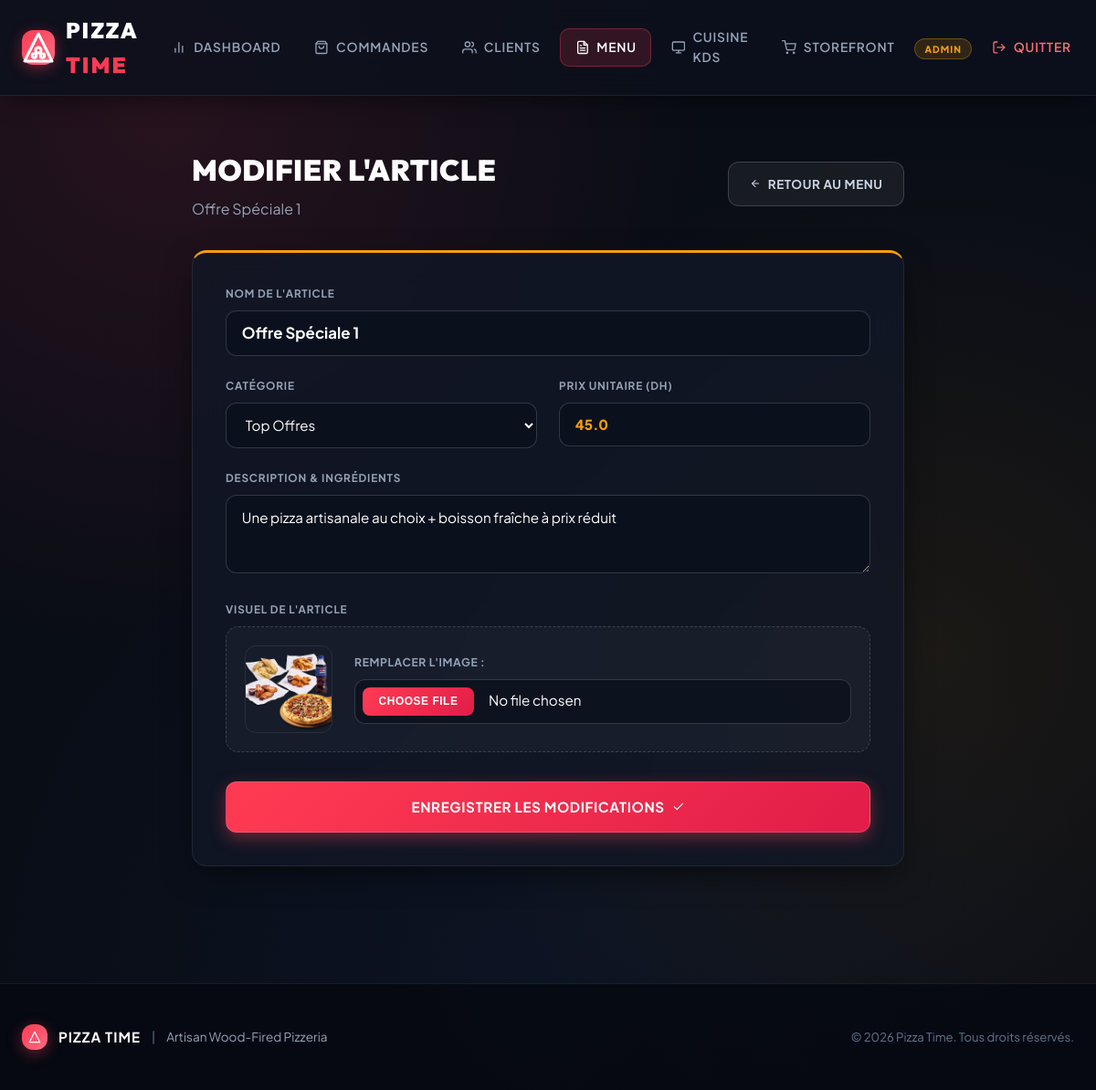
The page /admin/menu/edit/1 (signed in) on the database its author committed.
### models.py (models this page shows)
class Pizza(db.Model):
    id = db.Column(db.Integer, primary_key=True)
    name = db.Column(db.String(100), nullable=False)
    description = db.Column(db.Text)
    category = db.Column(db.String(50), default='Pizza')  # 'Top Offre', 'Pizza', 'Dessert', 'Boisson'
    photo_url = db.Column(db.String(200))
    base_price = db.Column(db.Float, nullable=False)
    is_available = db.Column(db.Boolean, default=True)
    order_items = db.relationship('OrderItem', backref='pizza', lazy=True)

### app.py (the view, shortened to what this page needs)
@app.route('/admin/menu/edit/<int:id>', methods=['GET', 'POST'])
@login_required
def admin_edit_menu(id):
    if current_user.role != 'admin':
        return "Accès refusé", 403
    pizza = db.get_or_404(Pizza, id)
    return render_template('admin/edit_menu.html', pizza=pizza)

### app.py (called while the page is built)
@login_manager.user_loader
def load_user(user_id):
    try:
        return db.session.get(User, int(user_id))
    except (ValueError, TypeError):
        return None

### templates/admin/edit_menu.html (shortened to what this page needs)
{% extends "base.html" %}
{% block content %}
<div class="edit-container" style="max-width: 780px; margin: 1.5rem auto;">
    <div style="display: flex; justify-content: space-between; align-items: center; margin-bottom: 2rem;">
        <div>
            <h1 style="margin: 0; text-align: left; font-size: 2rem; letter-spacing: 0.5px;">Modifier l'Article</h1>
            <p style="margin: 0.25rem 0 0; color: var(--text-muted);">{{ pizza.name }}</p>
        </div>
        <a href="{{ url_for('admin_menu') }}" class="btn btn-secondary">
            <svg class="icon icon-sm" viewBox="0 0 24 24"><line x1="19" y1="12" x2="5" y2="12"></line><polyline points="12 19 5 12 12 5"></polyline></svg>
            <span>Retour au Menu</span>
        </a>
    </div>
    <div class="card" style="border-top: 3px solid var(--accent-color); padding: 2.25rem;">
        <form method="POST" enctype="multipart/form-data" style="display: grid; grid-template-columns: 1fr 1fr; gap: 1.5rem;">
            <div class="form-group" style="grid-column: span 2; margin: 0;">
                <label>Nom de l'article</label>
                <input type="text" name="name" value="{{ pizza.name }}" required style="font-size: 1.05rem; font-weight: 700;">
            </div>
            <div class="form-group" style="margin: 0;">
                <label>Catégorie</label>
                <select name="category" required>
                    <option value="Top Offre" {% if pizza.category == 'Top Offre' %}selected{% endif %}>Top Offres</option>
                </select>
            </div>
            <div class="form-group" style="margin: 0;">
                <label>Prix unitaire (DH)</label>
                <input type="number" step="0.01" min="1" name="price" value="{{ pizza.base_price }}" required style="color: var(--accent-color); font-weight: 800;">
            </div>
            <div class="form-group" style="grid-column: span 2; margin: 0;">
                <label>Description & Ingrédients</label>
                <textarea name="description" rows="3">{{ pizza.description or '' }}</textarea>
            </div>
            <div class="form-group" style="grid-column: span 2; margin: 0;">
                <label>Visuel de l'article</label>
                <div style="display: flex; align-items: center; gap: 1.5rem; background: rgba(255,255,255,0.03); padding: 1.25rem; border-radius: 14px; border: 1px dashed var(--border-medium);">
                    {% if pizza.photo_url %}
                    <img src="{{ url_for('static', filename='img/' + pizza.photo_url) }}" alt="{{ pizza.name }}" style="width: 96px; height: 96px; object-fit: cover; border-radius: 12px; border: 1px solid var(--border-subtle);">
                    {% else %}
                    <div style="width: 96px; height: 96px; background: rgba(255,255,255,0.06); border-radius: 12px; display: flex; align-items: center; justify-content: center; color: var(--text-subtle);">
                        <svg class="icon icon-lg" viewBox="0 0 24 24"><polygon points="12 2 2 22 22 22 12 2"></polygon></svg>
                    </div>
                    {% endif %}
                    <div style="flex: 1;">
                        <p style="margin: 0 0 0.5rem; font-size: 0.76rem; color: var(--text-muted); font-weight: 700; text-transform: uppercase; letter-spacing: 0.6px;">Remplacer l'image :</p>
                        <input type="file" name="photo" accept="image/*">
                    </div>
                </div>
            </div>
            <div style="grid-column: span 2; margin-top: 0.5rem;">
                <button type="submit" style="width: 100%; padding: 1.1rem; font-size: 0.95rem;">
                    <span>Enregistrer les Modifications</span>
                    <svg class="icon icon-sm" viewBox="0 0 24 24"><polyline points="20 6 9 17 4 12"></polyline></svg>
                </button>
            </div>
        </form>
    </div>
</div>
{% endblock %}

### static/css/style.css (style rules this page uses)
:root { --primary-color: #ff3b53; --primary-hover: #ff1f3d; --primary-glow: rgba(255, 59, 83, 0.4); --secondary-color: #0f1523; --surface-card: rgba(18, 24, 38, 0.82); --surface-elevated: rgba(25, 33, 52, 0.94); --surface-glass: rgba(255, 255, 255, 0.04); --accent-color: #f59e0b; --accent-glow: rgba(245, 158, 11, 0.35); --bg-dark: #090d16; --border-subtle: rgba(255, 255, 255, 0.08); --border-medium: rgba(255, 255, 255, 0.16); --border-glow: rgba(255, 59, 83, 0.35); --text-main: #f8fafc; --text-light: #f8fafc; --text-muted: #94a3b8; --text-subtle: #64748b; --success: #10b981; --warning: #f59e0b; --danger: #ef4444; --info: #3b82f6; --shadow-sm: 0 4px 14px rgba(0, 0, 0, 0.35); --shadow-md: 0 12px 36px -8px rgba(0, 0, 0, 0.6); --shadow-lg: 0 24px 60px -12px rgba(0, 0, 0, 0.75); --shadow-glow: 0 0 25px rgba(255, 59, 83, 0.25); --radius-sm: 10px; --radius-md: 16px; --radius-lg: 24px; }
*, *::before, *::after { box-sizing: border-box; }
html { scroll-behavior: smooth; }
body { font-family: 'Plus Jakarta Sans', -apple-system, BlinkMacSystemFont, 'Segoe UI', Roboto, sans-serif; background-color: var(--bg-dark); background-image: radial-gradient(circle at 15% 10%, rgba(255, 59, 83, 0.12) 0%, transparent 40%), radial-gradient(circle at 85% 60%, rgba(245, 158, 11, 0.08) 0%, transparent 45%), radial-gradient(circle at 50% 90%, rgba(59, 130, 246, 0.06) 0%, transparent 50%), linear-gradient(180deg, rgba(9, 13, 22, 0.82) 0%, rgba(9, 13, 22, 0.94) 100%), url('../img/Backgound.png'); background-size: cover; background-attachment: fixed; background-position: center; color: var(--text-light); margin: 0; line-height: 1.6; min-height: 100vh; display: flex; flex-direction: column; overflow-x: hidden; }
.icon { display: inline-flex; align-items: center; justify-content: center; width: 1.15em; height: 1.15em; vertical-align: -0.15em; fill: none; stroke: currentColor; stroke-width: 2; stroke-linecap: round; stroke-linejoin: round; flex-shrink: 0; }
.icon-sm { width: 0.9em; height: 0.9em; }
h1, h2, h3, h4 { font-family: 'Outfit', sans-serif; letter-spacing: 0.5px; color: var(--text-light); margin-top: 0; }
h1 { font-size: clamp(2rem, 4vw, 3.2rem); text-align: center; margin: 1.5rem 0 1.25rem; color: #ffffff; text-transform: uppercase; font-weight: 900; letter-spacing: 2px; }
.card, .form-container { background: var(--surface-card); backdrop-filter: blur(20px); -webkit-backdrop-filter: blur(20px); color: var(--text-light); padding: 1.75rem; border-radius: var(--radius-md); box-shadow: var(--shadow-md); border: 1px solid var(--border-subtle); transition: transform 0.26s ease, border-color 0.26s ease, box-shadow 0.26s ease; }
.form-group { margin-bottom: 1.35rem; }
.form-group label { display: block; margin-bottom: 0.5rem; font-weight: 700; text-transform: uppercase; letter-spacing: 0.8px; font-size: 0.74rem; color: #94a3b8; }
.form-group input, .form-group textarea, .form-group select, .search-input { width: 100%; padding: 0.85rem 1.05rem; background: rgba(12, 17, 29, 0.8); border: 1px solid var(--border-medium); border-radius: 12px; color: #ffffff; font-family: inherit; font-size: 0.95rem; transition: border-color 0.2s ease, box-shadow 0.2s ease, background 0.2s ease; }
.form-group input::placeholder, .form-group textarea::placeholder, .search-input::placeholder { color: #475569; }
.form-group select option { background: #0f1523; color: white; }
input[type="file"] { padding: 0.5rem; }
button, .btn { background: linear-gradient(135deg, var(--primary-color), #e11d48); color: white; border: 1px solid rgba(255, 255, 255, 0.15); padding: 0.82rem 1.4rem; border-radius: 12px; cursor: pointer; font-family: inherit; font-weight: 700; text-transform: uppercase; letter-spacing: 0.6px; font-size: 0.84rem; box-shadow: 0 6px 18px var(--primary-glow); transition: all 0.22s cubic-bezier(0.16, 1, 0.3, 1); display: inline-flex; align-items: center; justify-content: center; gap: 0.5rem; text-decoration: none; }
.btn-secondary { background: rgba(255, 255, 255, 0.06); border: 1px solid var(--border-medium); box-shadow: none; color: #cbd5e1; }

### rows shown on the page
Pizza: name "Offre Spéciale 1", category "Top Offres", price "45.0", description "Une pizza artisanale au choix + boisson fraîche à prix réduit", photo_url (picture)
